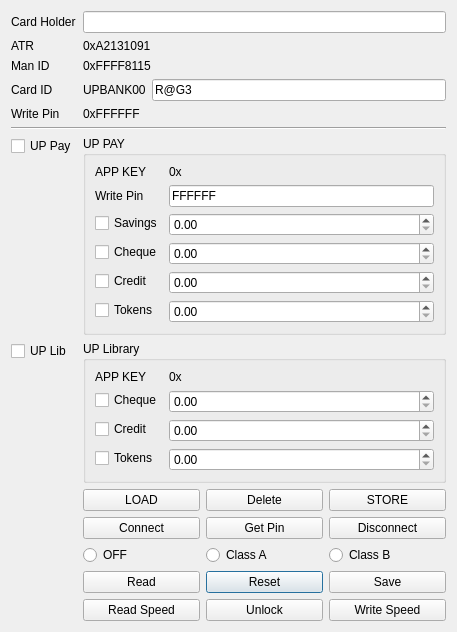
<?xml version="1.0" encoding="UTF-8"?>
<ui version="4.0">
 <class>Dialog</class>
 <widget class="QDialog" name="Dialog">
  <property name="geometry">
   <rect>
    <x>0</x>
    <y>0</y>
    <width>457</width>
    <height>586</height>
   </rect>
  </property>
  <property name="windowTitle">
   <string>Dialog</string>
  </property>
  <layout class="QFormLayout" name="formLayout">
   <property name="fieldGrowthPolicy">
    <enum>QFormLayout::AllNonFixedFieldsGrow</enum>
   </property>
   <item row="0" column="0">
    <widget class="QLabel" name="label">
     <property name="text">
      <string>Card Holder</string>
     </property>
    </widget>
   </item>
   <item row="0" column="1">
    <widget class="QLineEdit" name="holder">
     <property name="text">
      <string/>
     </property>
     <property name="maxLength">
      <number>16</number>
     </property>
    </widget>
   </item>
   <item row="2" column="0">
    <widget class="QLabel" name="label_10">
     <property name="text">
      <string>ATR</string>
     </property>
    </widget>
   </item>
   <item row="2" column="1">
    <widget class="QLabel" name="label_ATR">
     <property name="text">
      <string>0xA2131091</string>
     </property>
    </widget>
   </item>
   <item row="3" column="0">
    <widget class="QLabel" name="label_12">
     <property name="text">
      <string>Man ID</string>
     </property>
    </widget>
   </item>
   <item row="3" column="1">
    <widget class="QLabel" name="label_ManID">
     <property name="text">
      <string>0xFFFF8115</string>
     </property>
    </widget>
   </item>
   <item row="4" column="0">
    <widget class="QLabel" name="label_2">
     <property name="text">
      <string>Card ID</string>
     </property>
    </widget>
   </item>
   <item row="4" column="1">
    <layout class="QHBoxLayout" name="horizontalLayout">
     <item>
      <widget class="QLabel" name="label_4">
       <property name="text">
        <string>UPBANK00</string>
       </property>
      </widget>
     </item>
     <item>
      <widget class="QLineEdit" name="cardID">
       <property name="text">
        <string>R@G3</string>
       </property>
       <property name="maxLength">
        <number>4</number>
       </property>
      </widget>
     </item>
    </layout>
   </item>
   <item row="5" column="0">
    <widget class="QLabel" name="label_3">
     <property name="text">
      <string>Write Pin</string>
     </property>
    </widget>
   </item>
   <item row="5" column="1">
    <widget class="QLabel" name="label_PIN">
     <property name="text">
      <string>0xFFFFFF</string>
     </property>
    </widget>
   </item>
   <item row="9" column="0" colspan="2">
    <widget class="Line" name="line">
     <property name="orientation">
      <enum>Qt::Horizontal</enum>
     </property>
    </widget>
   </item>
   <item row="11" column="0">
    <widget class="QCheckBox" name="UP_PAY">
     <property name="text">
      <string>UP Pay</string>
     </property>
    </widget>
   </item>
   <item row="11" column="1">
    <widget class="QGroupBox" name="groupBox">
     <property name="title">
      <string>UP PAY</string>
     </property>
     <layout class="QFormLayout" name="formLayout_2">
      <property name="fieldGrowthPolicy">
       <enum>QFormLayout::AllNonFixedFieldsGrow</enum>
      </property>
      <item row="0" column="0">
       <widget class="QLabel" name="label_6">
        <property name="text">
         <string>APP KEY</string>
        </property>
       </widget>
      </item>
      <item row="0" column="1">
       <widget class="QLabel" name="label_AppKey">
        <property name="text">
         <string>0x</string>
        </property>
       </widget>
      </item>
      <item row="2" column="0">
       <widget class="QCheckBox" name="paysavings">
        <property name="text">
         <string>Savings</string>
        </property>
       </widget>
      </item>
      <item row="2" column="1">
       <widget class="QDoubleSpinBox" name="paysavingsvalue">
        <property name="maximum">
         <double>10000.000000000000000</double>
        </property>
        <property name="singleStep">
         <double>0.500000000000000</double>
        </property>
       </widget>
      </item>
      <item row="3" column="0">
       <widget class="QCheckBox" name="paycheque">
        <property name="text">
         <string>Cheque</string>
        </property>
       </widget>
      </item>
      <item row="3" column="1">
       <widget class="QDoubleSpinBox" name="paychequevalue">
        <property name="maximum">
         <double>10000.000000000000000</double>
        </property>
        <property name="singleStep">
         <double>0.500000000000000</double>
        </property>
       </widget>
      </item>
      <item row="4" column="0">
       <widget class="QCheckBox" name="paycredit">
        <property name="text">
         <string>Credit</string>
        </property>
       </widget>
      </item>
      <item row="4" column="1">
       <widget class="QDoubleSpinBox" name="paycreditvalue">
        <property name="maximum">
         <double>10000.000000000000000</double>
        </property>
        <property name="singleStep">
         <double>0.500000000000000</double>
        </property>
       </widget>
      </item>
      <item row="5" column="0">
       <widget class="QCheckBox" name="paytokens">
        <property name="text">
         <string>Tokens</string>
        </property>
       </widget>
      </item>
      <item row="5" column="1">
       <widget class="QDoubleSpinBox" name="paytokensvalue">
        <property name="maximum">
         <double>10000.000000000000000</double>
        </property>
        <property name="singleStep">
         <double>0.500000000000000</double>
        </property>
       </widget>
      </item>
      <item row="1" column="0">
       <widget class="QLabel" name="label_9">
        <property name="text">
         <string>Write Pin</string>
        </property>
       </widget>
      </item>
      <item row="1" column="1">
       <widget class="QLineEdit" name="uppay_pin">
        <property name="text">
         <string>FFFFFF</string>
        </property>
        <property name="maxLength">
         <number>6</number>
        </property>
       </widget>
      </item>
     </layout>
     <zorder>paysavings</zorder>
     <zorder>label_AppKey</zorder>
     <zorder>label_6</zorder>
     <zorder>paysavingsvalue</zorder>
     <zorder>paycheque</zorder>
     <zorder>paycredit</zorder>
     <zorder>paytokens</zorder>
     <zorder>paychequevalue</zorder>
     <zorder>paycreditvalue</zorder>
     <zorder>paytokensvalue</zorder>
     <zorder>label_9</zorder>
     <zorder>uppay_pin</zorder>
    </widget>
   </item>
   <item row="12" column="0">
    <widget class="QCheckBox" name="checkBox_10">
     <property name="text">
      <string>UP Lib</string>
     </property>
    </widget>
   </item>
   <item row="12" column="1">
    <widget class="QGroupBox" name="groupBox_2">
     <property name="title">
      <string>UP Library</string>
     </property>
     <layout class="QFormLayout" name="formLayout_3">
      <property name="fieldGrowthPolicy">
       <enum>QFormLayout::AllNonFixedFieldsGrow</enum>
      </property>
      <item row="0" column="0">
       <widget class="QLabel" name="label_8">
        <property name="text">
         <string>APP KEY</string>
        </property>
       </widget>
      </item>
      <item row="0" column="1">
       <widget class="QLabel" name="label_7">
        <property name="text">
         <string>0x</string>
        </property>
       </widget>
      </item>
      <item row="1" column="0">
       <widget class="QCheckBox" name="checkBox_7">
        <property name="text">
         <string>Cheque</string>
        </property>
       </widget>
      </item>
      <item row="1" column="1">
       <widget class="QDoubleSpinBox" name="doubleSpinBox_6">
        <property name="maximum">
         <double>10000.000000000000000</double>
        </property>
        <property name="singleStep">
         <double>0.500000000000000</double>
        </property>
       </widget>
      </item>
      <item row="2" column="0">
       <widget class="QCheckBox" name="checkBox_8">
        <property name="text">
         <string>Credit</string>
        </property>
       </widget>
      </item>
      <item row="2" column="1">
       <widget class="QDoubleSpinBox" name="doubleSpinBox_7">
        <property name="maximum">
         <double>10000.000000000000000</double>
        </property>
        <property name="singleStep">
         <double>0.500000000000000</double>
        </property>
       </widget>
      </item>
      <item row="3" column="0">
       <widget class="QCheckBox" name="checkBox_9">
        <property name="text">
         <string>Tokens</string>
        </property>
       </widget>
      </item>
      <item row="3" column="1">
       <widget class="QDoubleSpinBox" name="doubleSpinBox_8">
        <property name="maximum">
         <double>10000.000000000000000</double>
        </property>
        <property name="singleStep">
         <double>0.500000000000000</double>
        </property>
       </widget>
      </item>
     </layout>
    </widget>
   </item>
   <item row="14" column="1">
    <layout class="QGridLayout" name="gridLayout_2">
     <item row="3" column="2">
      <widget class="QPushButton" name="reset">
       <property name="text">
        <string>Reset</string>
       </property>
      </widget>
     </item>
     <item row="2" column="2">
      <widget class="QRadioButton" name="classA">
       <property name="text">
        <string>Class A</string>
       </property>
      </widget>
     </item>
     <item row="4" column="2">
      <widget class="QPushButton" name="unlock">
       <property name="text">
        <string>Unlock</string>
       </property>
      </widget>
     </item>
     <item row="2" column="1">
      <widget class="QRadioButton" name="off">
       <property name="text">
        <string>OFF</string>
       </property>
      </widget>
     </item>
     <item row="3" column="1">
      <widget class="QPushButton" name="load">
       <property name="text">
        <string>Read</string>
       </property>
      </widget>
     </item>
     <item row="3" column="3">
      <widget class="QPushButton" name="save">
       <property name="text">
        <string>Save</string>
       </property>
      </widget>
     </item>
     <item row="4" column="3">
      <widget class="QPushButton" name="savespeed">
       <property name="text">
        <string>Write Speed</string>
       </property>
      </widget>
     </item>
     <item row="4" column="1">
      <widget class="QPushButton" name="loadspeed">
       <property name="text">
        <string>Read Speed</string>
       </property>
      </widget>
     </item>
     <item row="2" column="3">
      <widget class="QRadioButton" name="classB">
       <property name="text">
        <string>Class B</string>
       </property>
      </widget>
     </item>
     <item row="1" column="1">
      <widget class="QPushButton" name="readerlink">
       <property name="text">
        <string>Connect</string>
       </property>
      </widget>
     </item>
     <item row="1" column="3">
      <widget class="QPushButton" name="readerunlink">
       <property name="text">
        <string>Disconnect</string>
       </property>
      </widget>
     </item>
     <item row="1" column="2">
      <widget class="QPushButton" name="pinbutton">
       <property name="text">
        <string>Get Pin</string>
       </property>
      </widget>
     </item>
     <item row="0" column="3">
      <widget class="QPushButton" name="STORE">
       <property name="text">
        <string>STORE</string>
       </property>
      </widget>
     </item>
     <item row="0" column="1">
      <widget class="QPushButton" name="LOAD">
       <property name="text">
        <string>LOAD</string>
       </property>
      </widget>
     </item>
     <item row="0" column="2">
      <widget class="QPushButton" name="DELETE">
       <property name="text">
        <string>Delete</string>
       </property>
      </widget>
     </item>
    </layout>
   </item>
  </layout>
 </widget>
 <resources/>
 <connections/>
</ui>
